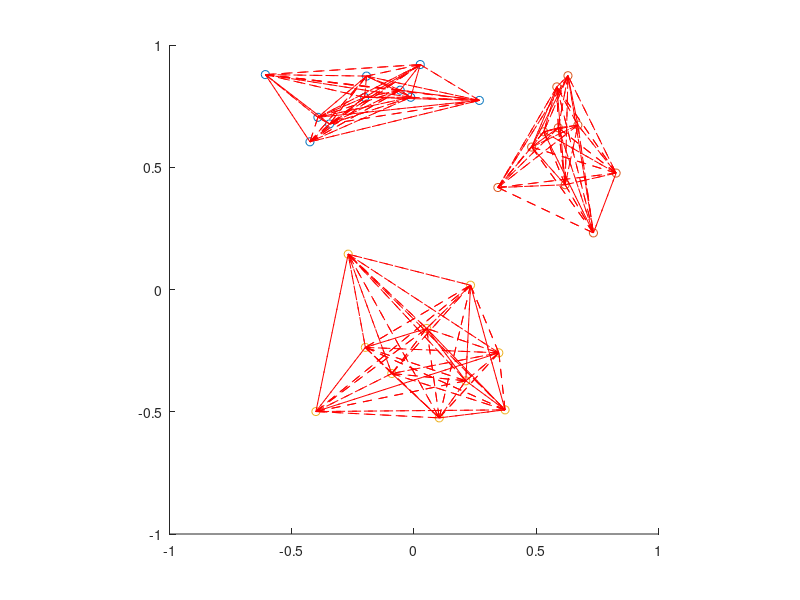

Recreate this plot in MATLAB. (Note: this script raises an error after producing the figure.)

close all;

% add path to library folder
addpath('./library');
addpath('./library/nmf');
addpath('./library/lens_nmf');
addpath('./library/ramkis');
addpath('./library/topictoolbox');

% add path to dataset folder
addpath('./data');

% add path to evaluation folder
addpath('./evaluation/topic_coherence')
addpath('./evaluation/total_document_coverage')
%%
num = 100;

mu1 = [0.3 0.8]; 
sigma1 = [0.001,0.0001;0.0001,0.0008] * 2;
cluster1 = mvnrnd(mu1,sigma1,num);

mu2 = [0.9 0.5]; 
sigma2 = [0.001,0.0001;0.0001,0.0012] * 2; 
cluster2 = mvnrnd(mu2,sigma2,num);


mu3 = [0.7 1];
sigma3 = [0.0015,-0.0001;-0.0001,0.001] * 2; 
cluster3 = mvnrnd(mu3,sigma3,num);


R = [cluster1;cluster2;cluster3];
R = R';
A_original = R;

ratio_set0 = 1/3;
set0_ind = sort(datasample(1:numel(R), round(numel(R) * ratio_set0), 'Replace', false));
test_matrix = zeros(size(R));
test_matrix(set0_ind) = R(set0_ind);
R(set0_ind) = 0;

param.mask = (R ~= 0);

%%
num = 10;

mu1 = [-0.3 0.8 ]; 
sigma1 = [0.01,0.0001;0.0001,0.0108] * 2;
cluster1 = mvnrnd(mu1,sigma1,num);

mu2 = [0.6 0.5]; 
sigma2 = [0.015,0.0001;0.0001,0.0172] * 2; 
cluster2 = mvnrnd(mu2,sigma2,num);

mu3 = [0.1 -0.3];
sigma3 = [0.0215,0.0001;0.0001,0.021] * 2; 
cluster3 = mvnrnd(mu3,sigma3,num);

R = [cluster1;cluster2;cluster3];
R = R';
A_original = R;

social_matrix = zeros(num*3);
for j = 1:3
    for i = 1:num
        r = rand();
        if r > 1
            continue;
        end
        k1 = i + (j-1) * num;
        for ii = 1:num
            r = rand();
            if r > 1
                continue;
            end
            k2 = ii + (j-1) * num;
            social_matrix(k1, k2) = 1;
        end
    end
end
has_trust = true;
if has_trust
    social_matrix = (social_matrix + social_matrix')/2;
    index = sum(social_matrix) > 0;
    social_matrix(:,index) = bsxfun(@rdivide, social_matrix(:,index), sum(social_matrix(:,index)));
end



ratio_set0 = 1/3;
set0_ind = sort(datasample(1:numel(R), round(numel(R) * ratio_set0), 'Replace', false));
test_matrix = zeros(size(R));
test_matrix(set0_ind) = R(set0_ind);
R(set0_ind) = 0;

param.mask = (R ~= 0);

%  Visualization
figure
hold on;
% axis([0 1.2 0 1.2]);
axis square;
scatter(cluster1(:,1),cluster1(:,2));
scatter(cluster2(:,1),cluster2(:,2));
scatter(cluster3(:,1),cluster3(:,2));

[k1,k2] = find(social_matrix);
x = [A_original(1,k1) ;A_original(1,k2)];
y = [A_original(2,k1) ;A_original(2,k2)];
line(x,y, 'Color','red','LineStyle','--');

% scatter(R(1,:), R(2,:));

% quiver(zeros(1,param.total),zeros(1,param.total),W(1,:),W(2,:),0);

% visualBasicVector(W,H);
hold off;


%% Normalization
% % l2 normalization
% A_l2norm = bsxfun(@rdivide,A,sqrt(sum(A.^2)));
% % l1 normalization
% A_l1norm = bsxfun(@rdivide,A,sum(A));
% % tf-idf
% A_idf = tfidf2(A);
% % tf-idf & l2 normalization
% A_l2norm_idf = bsxfun(@rdivide,A,sqrt(sum(A_idf.^2)));
% 
% % use l1-norm/l2-norm weighting/tf-idf
% A = A_l2norm;
% % target_A = A_l2norm;
% % target_A = A_idf;
% % target_A = A_l2norm_idf;
% 
% 
% scatter(A(1, 1:num),A(2, 1:num));
% scatter(A(1, num+1:end),A(2, num+1:end));
% hold on;


%% 
dim = 1;   % number of topics per stage in L-EnsNMF
stage = 3; % number of stages in L-EnsNMF
total_topic = dim * stage; % number of total topics
beta = 0.6;

topk = 10; % number of top keywords to be listed in order within a topic (denoted as c1 in experiment section)


% 
%% Standard NMF
[W0,H0] = nmf(R, total_topic);
% quiver(zeros(1,k_std),zeros(1,k_std), W0(1,:),W0(2,:),0);
% 
% %% 2d NMF
% 
% [W1,H1] = nmfsh_comb_rank2(A, rand(size(A,1),k_std), rand(k_std,size(A,2)));
% quiver(zeros(1,k_std),zeros(1,k_std),W1(1,:),W1(2,:),0);
% 

W = W0;
H = H0;


%% NMF + Sparse
param = [-1 beta];
[W1,H1] = nmfsh_comb(R, total_topic, param);

W1_norm = sqrt(sum(W1.^2));
W1 = bsxfun(@rdivide, W1, W1_norm);
H1 = bsxfun(@times, W1_norm', H1);

W = W1;
H = H1;

%% Sparse NMF
clear param
param.r = total_topic;
param.cf = 'ed';
param.sparsity = beta;
param.max_iter = 1000;
% param.display = 1;
[W2, H2] = sparse_nmf(R, param);

W = W2;
H = H2;

%% Ortho NMF

[W3,H3] = weakorthonmf(R,rand(size(R,1),total_topic),rand(total_topic,size(R,2)),total_topic,1e-8);

W = W3;
H = H3;

%% SLOMA
mcnt = 4;
clear param
param.mask = (R ~= 0);

param.sampleThreshold = 1;
param.similarity_threshold = 0.98;
param.isVisual = true;
param.social_matrix = social_matrix;
param.lambda = 0;
param.lambda_social = 0.1;
param.learning_rate = 0.01;

param.dim_sloma = 2;
param.numOfBlock = 6;

figure
hold on;
% axis([0 1.2 0 1.2]);
axis square;
scatter(cluster1(:,1),cluster1(:,2));
scatter(cluster2(:,1),cluster2(:,2));
scatter(cluster3(:,1),cluster3(:,2));
[Ws_wgt, Hs_wgt, A_sloma] = SLOMA(R, param);
hold off;

K_list = [1 2];
[final_result_sloma, MAE_sloma, RMSE_sloma] = evaluation_sloma(A_sloma, test_matrix, K_list);



%% BoostCF
mcnt = 5;
clear param
param.mask = (R ~= 0);
param.total = 10;
param.dim = 1;
param.isWithSample = true;
param.sampleThreshold = 1;
param.similarity_threshold = 0.98;
param.isVisual = true;
param.social_matrix = social_matrix;
param.lambda = 0.0;
param.lambda_social = 0.1;
param.learning_rate = 0.1;



figure
hold on;
% axis([0 1.2 0 1.2]);
axis square;
scatter(cluster1(:,1),cluster1(:,2));
scatter(cluster2(:,1),cluster2(:,2));
scatter(cluster3(:,1),cluster3(:,2));
tic;
[Ws_wgt, Hs_wgt, As] = boostCF(R, param);
toc
hold off;

W4 = []; H4 = [];
for i=1:length(Ws_wgt)
    W4 = [W4 Ws_wgt{i}];
    H4 = [H4; Hs_wgt{i}];
end

W = W4;
H = H4;
V{mcnt} = W;
U{mcnt} = H;

%

mcnt = length(V);
K_list = [1 2];
evaluate_methods = mcnt:mcnt;

%         profile on;
for i = evaluate_methods
    [final_result{i}, MAE{i}, RMSE{i}] = evaluation(V{i}, U{i}, test_matrix, K_list);
    fprintf('Evaluation method[%d] done\n',i);
end
%         profile viewer;

%
for idx = evaluate_methods
%     idx = 1;
    field = fieldnames(final_result{idx});
    dim = size(final_result{idx}, 1);
    K = size(final_result{idx}, 2);

    for k = 1:length(field)
        for i = 1:K
            for j =1:dim
                eval(['ranking', '_',field{k},'{', num2str(idx),'}','(', num2str(j) ,',', num2str(i) ,')', ' = ' num2str( final_result{idx}(j,i).(field{k})),';']);
            end
        end
    end
end







